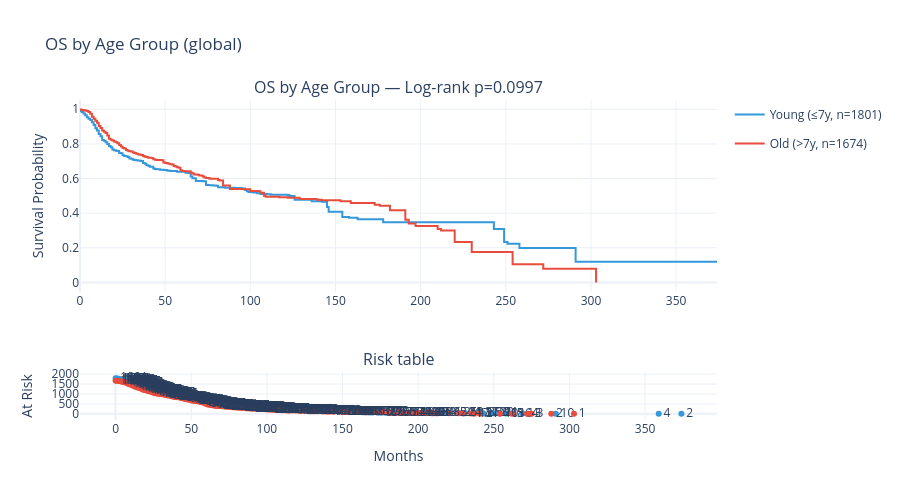

Here is the notebook cell this chart was saved with:
### Code cell
# P1A.3: KM OS by AGE group (young vs old)
df = merged.dropna(subset=['AGE', 'OS_MONTHS', 'os_event']).copy()
median_age = df['AGE'].median()
df['age_group'] = np.where(df['AGE'] <= median_age, f'Young (≤{median_age:.0f}y)', f'Old (>{median_age:.0f}y)')

young = df[df['age_group'] == f'Young (≤{median_age:.0f}y)']
old = df[df['age_group'] == f'Old (>{median_age:.0f}y)']
p_log = logrank2(young['OS_MONTHS'], young['os_event'], old['OS_MONTHS'], old['os_event'])

km_young = kaplan_meier(young['OS_MONTHS'], young['os_event'])
km_old = kaplan_meier(old['OS_MONTHS'], old['os_event'])

fig = make_subplots(rows=2, cols=1, row_heights=[0.8, 0.2], 
                    subplot_titles=(f'OS by Age Group — Log-rank p={p_log:.4f}', 'Risk table'))
fig = add_km(fig, km_young, f'Young (≤{median_age:.0f}y, n={len(young)})', '#3498db')
fig = add_km(fig, km_old, f'Old (>{median_age:.0f}y, n={len(old)})', '#e74c3c')
# Risk table
for km, name, color in [(km_young, 'Young', '#3498db'), (km_old, 'Old', '#e74c3c')]:
    fig.add_trace(go.Scatter(x=km['t'], y=[km['n'].iloc[0]]*len(km), mode='lines',
                             name=f'{name} at risk', line=dict(color=color, width=0),
                             showlegend=False, hoverinfo='skip'), row=2, col=1)
    fig.add_trace(go.Scatter(x=km['t'], y=km['n'], mode='markers+text',
                             text=km['n'].astype(int), textposition='middle right',
                             name=f'{name} n', line=dict(color=color, width=1),
                             showlegend=False), row=2, col=1)
fig.update_layout(height=500, title='OS by Age Group (global)', template='plotly_white')
fig.update_yaxes(title_text='Survival Probability', row=1, col=1)
fig.update_yaxes(title_text='At Risk', row=2, col=1)
fig.update_xaxes(title_text='Months', row=2, col=1)
fig.show()

record_result('1A', 'AGE × OS (KM, global)', 'Log-rank', 'global',
              len(df), int(df['os_event'].sum()),
              f'χ²(1)={-2*np.log(p_log):.2f}', p_log, f'median split at {median_age:.0f}y',
              'Step 14')

### Figure 1 — Plotly figure (JSON) as saved in the notebook; plotly's stock layout.template omitted (floating-point values rounded to 4 significant figures; data arrays with more than 128 entries replaced by an {"elided": "..."} marker saying what was removed)
{"data": [{"hovertemplate": "Time: %{x}<br>Survival: %{y:.3f}<extra>Young (≤7y, n=1801)</extra>", "legendgroup": "Young (≤7y, n=1801)", "line": {"color": "#3498db", "shape": "hv", "width": 2}, "mode": "lines", "name": "Young (≤7y, n=1801)", "type": "scatter", "x": {"elided": "186 float values"}, "y": {"elided": "186 float values"}}, {"hovertemplate": "Time: %{x}<br>Survival: %{y:.3f}<extra>Old (>7y, n=1674)</extra>", "legendgroup": "Old (>7y, n=1674)", "line": {"color": "#e74c3c", "shape": "hv", "width": 2}, "mode": "lines", "name": "Old (>7y, n=1674)", "type": "scatter", "x": {"elided": "181 float values"}, "y": {"elided": "181 float values"}}, {"hoverinfo": "skip", "line": {"color": "#3498db", "width": 0}, "mode": "lines", "name": "Young at risk", "showlegend": false, "type": "scatter", "x": {"elided": "186 float values"}, "xaxis": "x2", "y": {"elided": "186 int values"}, "yaxis": "y2"}, {"line": {"color": "#3498db", "width": 1}, "mode": "markers+text", "name": "Young n", "showlegend": false, "text": {"elided": "186 float values"}, "textposition": "middle right", "type": "scatter", "x": {"elided": "186 float values"}, "xaxis": "x2", "y": {"elided": "186 int values"}, "yaxis": "y2"}, {"hoverinfo": "skip", "line": {"color": "#e74c3c", "width": 0}, "mode": "lines", "name": "Old at risk", "showlegend": false, "type": "scatter", "x": {"elided": "181 float values"}, "xaxis": "x2", "y": {"elided": "181 int values"}, "yaxis": "y2"}, {"line": {"color": "#e74c3c", "width": 1}, "mode": "markers+text", "name": "Old n", "showlegend": false, "text": {"elided": "181 float values"}, "textposition": "middle right", "type": "scatter", "x": {"elided": "181 float values"}, "xaxis": "x2", "y": {"elided": "181 int values"}, "yaxis": "y2"}], "layout": {"annotations": [{"font": {"size": 16}, "showarrow": false, "text": "OS by Age Group — Log-rank p=0.0997", "x": 0.5, "xanchor": "center", "xref": "paper", "y": 1.0, "yanchor": "bottom", "yref": "paper"}, {"font": {"size": 16}, "showarrow": false, "text": "Risk table", "x": 0.5, "xanchor": "center", "xref": "paper", "y": 0.15, "yanchor": "bottom", "yref": "paper"}], "height": 500, "title": {"text": "OS by Age Group (global)"}, "xaxis": {"anchor": "y", "domain": [0.0, 1.0]}, "xaxis2": {"anchor": "y2", "domain": [0.0, 1.0], "title": {"text": "Months"}}, "yaxis": {"anchor": "x", "domain": [0.4, 1.0], "title": {"text": "Survival Probability"}}, "yaxis2": {"anchor": "x2", "domain": [0.0, 0.15], "title": {"text": "At Risk"}}}}
